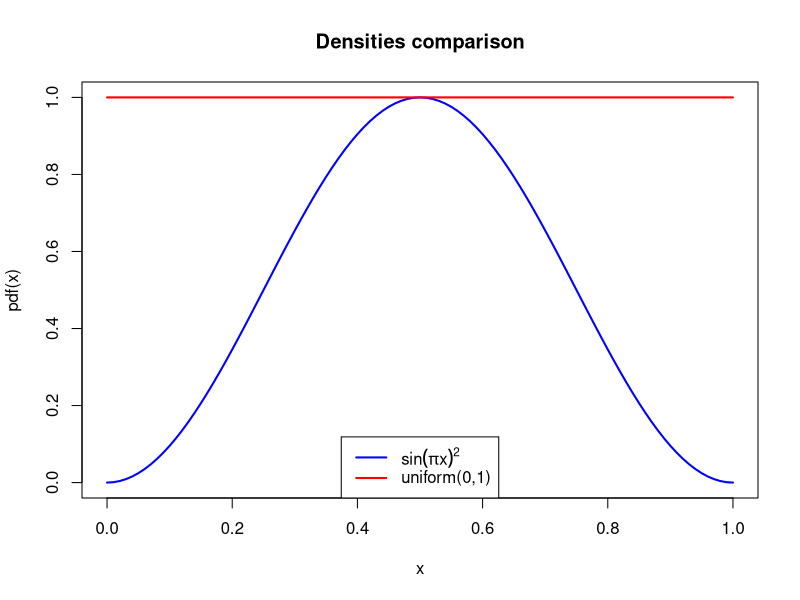
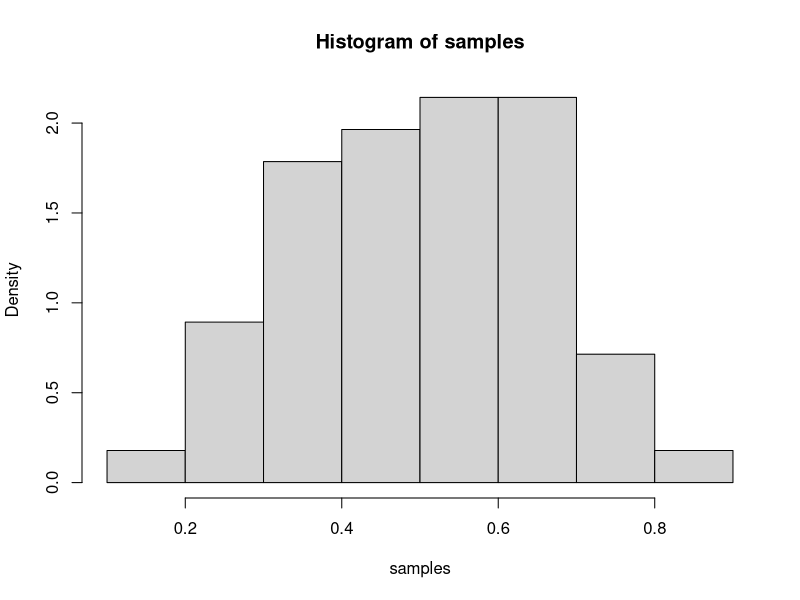
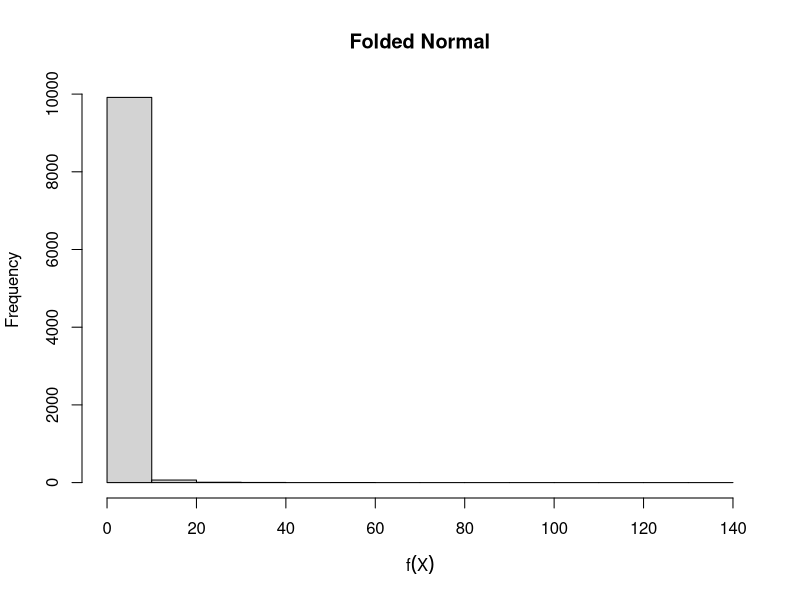
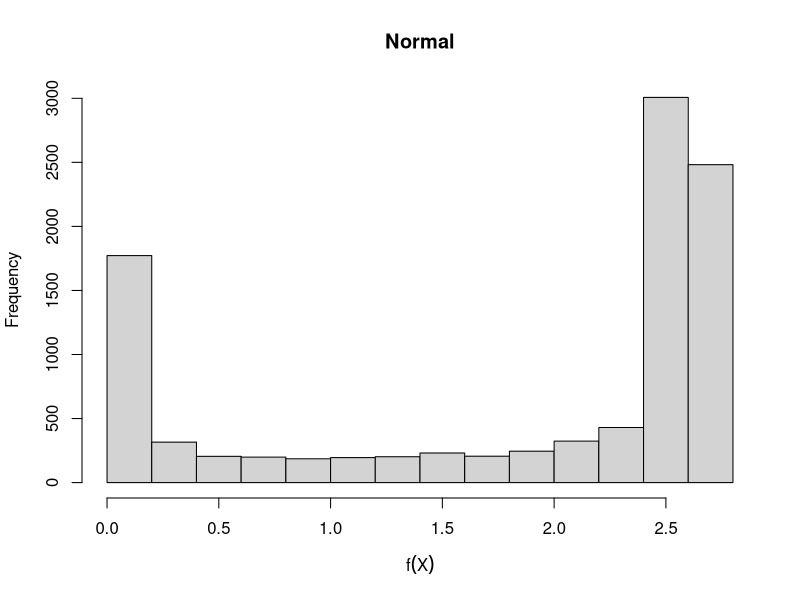
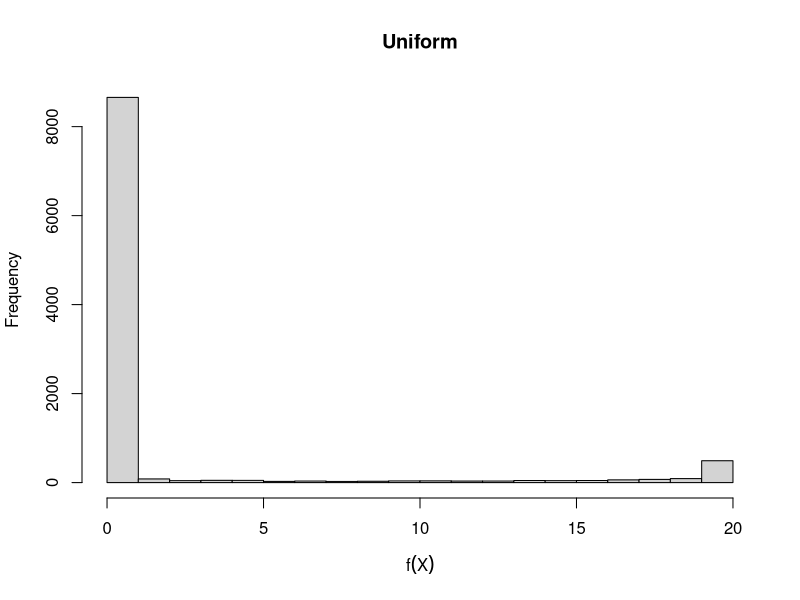

Generate these figures, in order, with R:
## ---- chunk 1
1 - pnorm(5)                  # gives 2.866516e-07
## Naive method (Monte Carlo)
set.seed(1)
mySample <- 100000
x <- rnorm(n=mySample)
# pHat is a bernoulli proportion
pHat <- sum(x>5)/length(x)
# to calculate the variance, 
# use p(1-p)/number of trials
sdPHat <- sqrt(pHat*(1-pHat)/length(x)) # gives 0
## ---- chunk 2
set.seed(1)
y <- rnorm(n=mySample, mean=5)
h <- dnorm(y, mean=0)/dnorm(y, mean=5) * I(y>5)
mean(h)                       # gives 2.865596e-07
sd(h)/sqrt(length(h))         # gives 2.157211e-09
## ---- chunk 3
set.seed(1)
y <- rnorm(n=mySample, mean=100)
h <- dnorm(y, mean=0)/dnorm(y, mean=100) * I(y>100)
(mean(h))                       
# versus 2.865596e-07 (u>5)
(sd(h)/sqrt(length(h)))        
# versus 2.157211e-09 (u>5)
## ---- chunk 4
# density function for f(x)
densFun <- function(x) { 
  return(sin(pi*x)^2)
}
x <- seq(0, 1, 10^-2)
## ---- chunk 5
plot(x, densFun(x), 
     xlab = "x", ylab = "pdf(x)",
     type = "l", lty = 1, lwd = 2, col = "blue",
     main = "Densities comparison")
lines(x, dunif(x, 0, 1), lwd = 2, col="red")
legend('bottom',
       c(expression(sin(pi*x)^2), "uniform(0,1)"), 
       lty = 1, lwd = 2, col = c("blue", "red"))
## ---- chunk 6
numSim=10^2
samples = NULL
for (i in 1:numSim) {
  # get a uniform proposal
  proposal <- runif(1) 
  # calculate the ratio
  densRat <- densFun(proposal)/dunif(proposal)  
  #accept the sample with p=densRat
  if ( runif(1) < densRat ){ 
    #fill our vector with accepted samples
    samples <- c(samples, proposal) 
  }
}
## ---- chunk 7
hist(samples, freq=FALSE) #construct density hist
print(paste("Acceptance Ratio:", length(samples)/numSim))
## ---- chunk 8
knitr::opts_chunk$set(cache=TRUE)
library(xtable)
# define target functions for MC estimate
mc1 <- function(x){
  # folded normal target
  return(sqrt(2*pi/abs(x)))
}

mc2 <- function(x){
  # normal target
  exp(-x^4)/dnorm(x)
}

mc3 <- function(x){
  # uniform target
  return(20*exp(-x^4))
}
mcSE <- function(values){
  # this function calculates the standard error
  # of an MC estimate with target function values
  # eg values should be vector of f(x_i)
  return(sqrt(var(values)/length(values)))
}
# folded normal
draws <- rnorm(10000)
values <- sapply(draws,mc1)
# normal
draws2 <- rnorm(10000)
values2 <- sapply(draws2,mc2)
# uniform
draws3 <- runif(10000,min=-10,max=10)
values3 <- sapply(draws3,mc3)
# plot histograms
pdf(file="mc1hist.pdf")
hist(values*2^(-5/4), xlab = expression(f(X)),
     main = "Folded Normal")
dev.off()
pdf(file="mc2hist.pdf")
hist(values2, xlab = expression(f(X)),
     main = "Normal")
dev.off()
pdf(file="mc3hist.pdf")
hist(values3, xlab = expression(f(X)),
     main = "Uniform")
dev.off()
# put results in a data frame and display with xtable
mc.mean <- mean(values)*2^(-5/4)
mc.sd<- 2^(-10/4)*sd(values)/sqrt(length(values))
means <- c(gamma(1/4)/2,mc.mean,mean(values2),mean(values3))
SEs <- c(NA, mcSE(values),mcSE(values2),mcSE(values3))
mc.df <- data.frame(Mean = means, SE = SEs, 
                    row.names = c("True value", "row.names
                                  Normal", "Full Normal",  
                                  "Truncated Uniform"))
xtable(mc.df)
